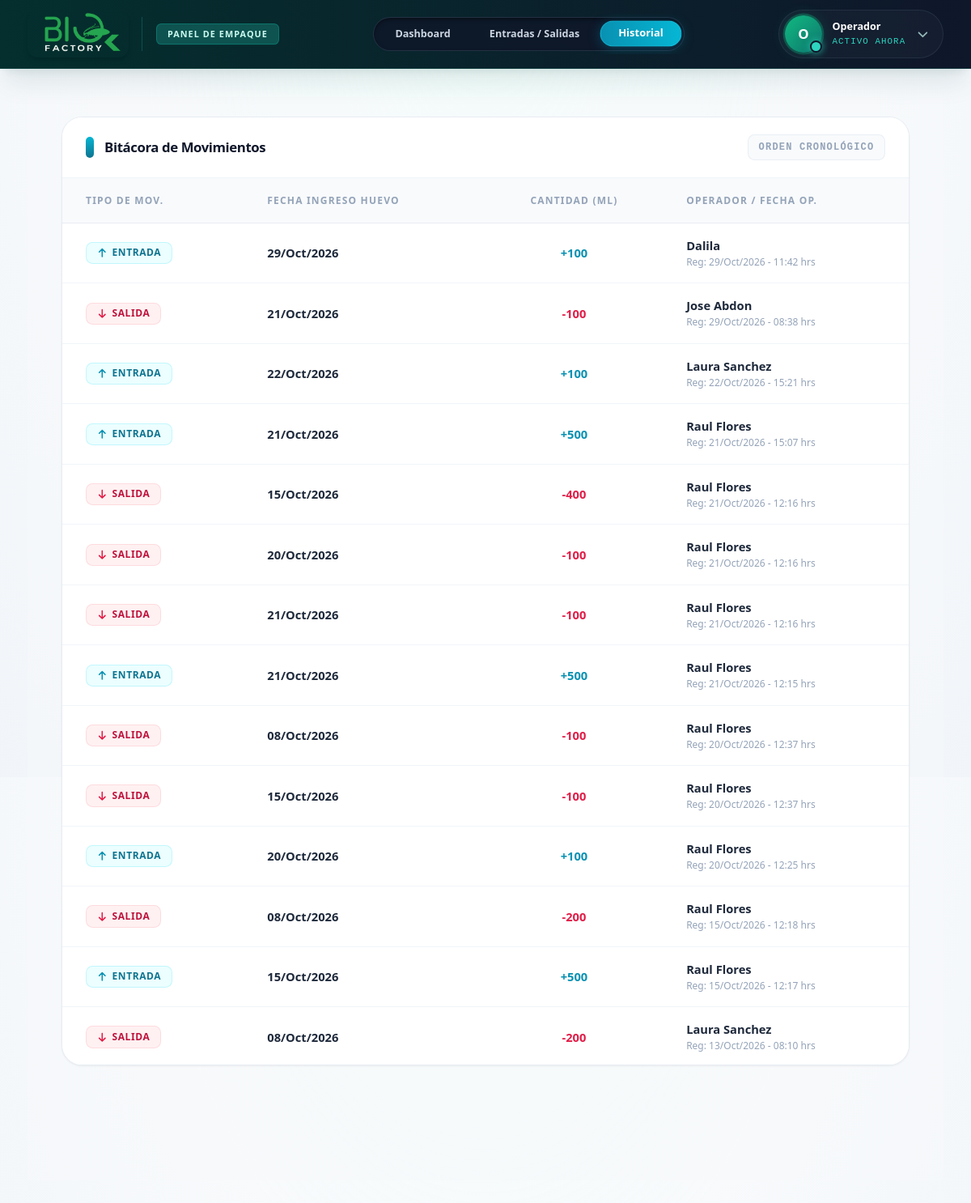
Page /empaque/historial on the committed database.
### tables this page shows
CREATE TABLE EMP_HISTORIAL_HUEVO (
    id_movimiento INTEGER PRIMARY KEY AUTOINCREMENT,
    id_recepcion INTEGER, -- Para saber de qué lote exacto se sacó o metió huevo
    tipo_movimiento VARCHAR(20), -- 'ENTRADA' o 'SALIDA'
    cantidad DECIMAL(10,2),
    fecha_movimiento DATETIME DEFAULT CURRENT_TIMESTAMP,
    id_operador INTEGER
);

CREATE TABLE USUARIOS (
    id_usuario INTEGER PRIMARY KEY AUTOINCREMENT,
    id_area INTEGER,
    nombre_usuario VARCHAR(150) NOT NULL,
    puesto VARCHAR(100),
    nip_firma VARCHAR(50)
, estatus TEXT DEFAULT 'Activo');

### routes/empaque.py (the view)
@empaque_bp.route('/historial')
def historial_empaque():
  conn = get_db_connection()
  cursor = conn.cursor()
  cursor.execute("""
        SELECT H.tipo_movimiento, H.cantidad, H.fecha_movimiento,
               I.fecha_ingreso as fecha_lote_afectado, U.nombre_usuario
        FROM EMP_HISTORIAL_HUEVO H
        JOIN EMP_INVENTARIO_HUEVO I ON H.id_recepcion = I.id_recepcion
        JOIN USUARIOS U ON H.id_operador = U.id_usuario
        ORDER BY H.fecha_movimiento DESC
        LIMIT 50
    """)
  movimientos_crud = cursor.fetchall()
  movimientos = []
  for mov in movimientos_crud:
    f_mov = datetime.strptime(mov['fecha_movimiento'], '%Y-%m-%d %H:%M:%S')
    f_lote = datetime.strptime(
        mov['fecha_lote_afectado'], '%Y-%m-%d %H:%M:%S'
    )
    movimientos.append({
        'tipo': mov['tipo_movimiento'],
        'cantidad': mov['cantidad'],
        'fecha_lote': f_lote.strftime('%d/%b/%Y'),
        'operador': mov['nombre_usuario'],
        'fecha_op': f_mov.strftime('%d/%b/%Y - %H:%M hrs'),
    })
  conn.close()
  return render_template('empaque/historial.html', movimientos=movimientos)

### database.py (called while the page is built)
def get_db_connection():
    base_dir = os.path.abspath(os.path.dirname(__file__))
    db_path = os.path.join(base_dir, DATABASE)
    print(f"\n[BD INFO] Intentando abrir: {db_path}")
    conn = sqlite3.connect(db_path)
    conn.row_factory = sqlite3.Row
    cursor = conn.cursor()
    cursor.execute("SELECT name FROM sqlite_master WHERE type='table';")
    tablas = cursor.fetchall()
    print(f"[BD INFO] Tablas encontradas: {[t['name'] for t in tablas]}\n")
    return conn

### templates/empaque/historial.html (shortened to what this page needs)
{% extends "empaque/base_empaque.html" %}
{% block navbar_menu %}
<div id="pillMenuContainer"
    class="w-full max-w-full overflow-x-auto hide-scroll flex justify-start sm:justify-center px-4 py-1">
    <div
        class="inline-flex items-center gap-1 p-1 bg-slate-900/80 rounded-full border border-slate-700/60 backdrop-blur-md shadow-inner shadow-black/40 flex-nowrap min-w-max">
        <a href="{{ url_for('empaque.dashboard_empaque') }}"
            class="flex items-center gap-1.5 px-4 sm:px-5 py-1.5 rounded-full text-[11px] sm:text-xs font-bold text-slate-300 hover:text-white hover:bg-slate-800/70 transition-all duration-200 whitespace-nowrap border border-transparent">
            Dashboard
        </a>
        <a href="{{ url_for('empaque.inventario_empaque') }}"
            class="flex items-center gap-1.5 px-4 sm:px-5 py-1.5 rounded-full text-[11px] sm:text-xs font-bold text-slate-300 hover:text-white hover:bg-slate-800/70 transition-all duration-200 whitespace-nowrap border border-transparent">
            Entradas / Salidas
        </a>
        <a id="activePill" href="{{ url_for('empaque.historial_empaque') }}"
            class="flex items-center gap-1.5 px-4 sm:px-5 py-1.5 rounded-full text-[11px] sm:text-xs font-black text-white bg-gradient-to-r from-cyan-600 to-cyan-500 shadow-[0_2px_12px_rgba(8,145,178,0.35)] border border-cyan-400/40 scale-[1.03] transition-all duration-200 cursor-default whitespace-nowrap">
            Historial
        </a>
    </div>
</div>
{% endblock %}
{% block content %}
<main class="flex-1 overflow-y-auto px-6 pt-6 pb-10 lg:px-10 bg-slate-50/50">
    <div class="w-full max-w-6xl mx-auto flex flex-col gap-5 pb-16 mb-8 animate-fade-in-up">
        <div class="bg-white rounded-3xl shadow-sm border border-slate-200/80 overflow-hidden">
            <div class="bg-white px-7 py-5 border-b border-slate-100 flex justify-between items-center">
                <h2 class="text-base font-black text-slate-900 tracking-tight flex items-center gap-3">
                    <div class="w-2.5 h-6 bg-gradient-to-b from-cyan-500 to-cyan-700 rounded-full shadow-2xs"></div>
                    Bitácora de Movimientos
                </h2>
                <span
                    class="text-[10px] text-slate-400 font-mono font-bold uppercase tracking-widest bg-slate-50 border border-slate-200/60 px-3 py-1.5 rounded-lg hidden sm:block">Orden
                    Cronológico</span>
            </div>
            <div class="overflow-x-auto overflow-y-auto max-h-[55vh]" id="scrollTable">
                <table class="min-w-full text-left text-sm border-collapse">
                    <thead class="bg-slate-50/90 sticky top-0 z-10 border-b border-slate-200/80 backdrop-blur-md">
                        <tr>
                            <th class="px-7 py-4 text-[10px] font-black uppercase tracking-widest text-slate-400">Tipo
                                de Mov.</th>
                            <th class="px-6 py-4 text-[10px] font-black uppercase tracking-widest text-slate-400">Fecha
                                Ingreso Huevo</th>
                            <th
                                class="px-6 py-4 text-center text-[10px] font-black uppercase tracking-widest text-slate-400">
                                Cantidad (ml)</th>
                            <th
                                class="px-7 py-4 text-left text-[10px] font-black uppercase tracking-widest text-slate-400">
                                Operador / Fecha Op.</th>
                        </tr>
                    </thead>
                    <tbody class="divide-y divide-slate-100 bg-white text-xs">
                        {% if movimientos %}
                        {% for mov in movimientos %}
                        <tr class="hover:bg-slate-50/80 transition-colors group">
                            <td class="px-7 py-4 whitespace-nowrap">
                                {% if mov.tipo == 'ENTRADA' %}
                                <div
                                    class="inline-flex items-center gap-1.5 px-3 py-1 rounded-lg text-[10px] font-black bg-cyan-50 text-cyan-700 border border-cyan-200/60 uppercase tracking-wider">
                                    <svg class="w-3 h-3 text-cyan-600" fill="none" stroke="currentColor"
                                        viewBox="0 0 24 24">
                                        <path stroke-linecap="round" stroke-linejoin="round" stroke-width="3"
                                            d="M5 10l7-7m0 0l7 7m-7-7v18"></path>
                                    </svg>
                                    Entrada
                                </div>
                                {% else %}
                                <div
                                    class="inline-flex items-center gap-1.5 px-3 py-1 rounded-lg text-[10px] font-black bg-rose-50 text-rose-700 border border-rose-200/60 uppercase tracking-wider">
                                    <svg class="w-3 h-3 text-rose-600" fill="none" stroke="currentColor"
                                        viewBox="0 0 24 24">
                                        <path stroke-linecap="round" stroke-linejoin="round" stroke-width="3"
                                            d="M19 14l-7 7m0 0l-7-7m7 7V3"></path>
                                    </svg>
                                    Salida
                                </div>
                                {% endif %}
                            </td>
                            <td class="px-6 py-4 font-black text-slate-800 text-sm whitespace-nowrap">
                                {{ mov.fecha_lote }}
                            </td>
                            <td
                                class="px-6 py-4 text-center text-sm font-black whitespace-nowrap {% if mov.tipo == 'ENTRADA' %} text-cyan-600 {% else %} text-rose-600 {% endif %}">
                                {% if mov.tipo == 'ENTRADA' %}+{% else %}-{% endif %}{{ mov.cantidad }}
                            </td>
                            <td class="px-7 py-4 whitespace-nowrap">
                                <div class="font-bold text-slate-800 text-sm">{{ mov.operador }}</div>
                                <div class="text-[10px] text-slate-400 font-medium mt-0.5">Reg: {{ mov.fecha_op }}</div>
                            </td>
                        </tr>
                        {% endfor %}
                        {% endif %}
                    </tbody>
                </table>
            </div>
        </div>
    </div>
</main>
{% endblock %}

### templates/empaque/base_empaque.html (style rules this page uses)
html { scroll-behavior: smooth; font-size: 14px; }
.hide-scroll { -ms-overflow-style: none; scrollbar-width: none; }
@media (min-width: 1024px) { html { zoom: 120%; } }

### templates/empaque/historial.html (style rules this page uses)
.animate-fade-in-up { animation: fadeInUp 0.6s cubic-bezier(0.16, 1, 0.3, 1) forwards; }

### rows in the picture
EMP_HISTORIAL_HUEVO: tipo_movimiento "ENTRADA" (drawn), fecha_lote "29/Oct/2026", cantidad "100", operador "Dalila", fecha_op "29/Oct/2026 - 11:42 hrs"
EMP_HISTORIAL_HUEVO: tipo_movimiento "SALIDA" (drawn), fecha_lote "21/Oct/2026", cantidad "100", operador "Jose Abdon", fecha_op "29/Oct/2026 - 08:38 hrs"
EMP_HISTORIAL_HUEVO: tipo_movimiento "ENTRADA" (drawn), fecha_lote "22/Oct/2026", cantidad "100", operador "Laura Sanchez", fecha_op "22/Oct/2026 - 15:21 hrs"
EMP_HISTORIAL_HUEVO: tipo_movimiento "ENTRADA" (drawn), fecha_lote "21/Oct/2026", cantidad "500", operador "Raul Flores", fecha_op "21/Oct/2026 - 15:07 hrs"
EMP_HISTORIAL_HUEVO: tipo_movimiento "SALIDA" (drawn), fecha_lote "15/Oct/2026", cantidad "400", operador "Raul Flores", fecha_op "21/Oct/2026 - 12:16 hrs"
EMP_HISTORIAL_HUEVO: tipo_movimiento "SALIDA" (drawn), fecha_lote "20/Oct/2026", cantidad "100", operador "Raul Flores", fecha_op "21/Oct/2026 - 12:16 hrs"
EMP_HISTORIAL_HUEVO: tipo_movimiento "SALIDA" (drawn), fecha_lote "21/Oct/2026", cantidad "100", operador "Raul Flores", fecha_op "21/Oct/2026 - 12:16 hrs"
EMP_HISTORIAL_HUEVO: tipo_movimiento "ENTRADA" (drawn), fecha_lote "21/Oct/2026", cantidad "500", operador "Raul Flores", fecha_op "21/Oct/2026 - 12:15 hrs"
EMP_HISTORIAL_HUEVO: tipo_movimiento "SALIDA" (drawn), fecha_lote "08/Oct/2026", cantidad "100", operador "Raul Flores", fecha_op "20/Oct/2026 - 12:37 hrs"
EMP_HISTORIAL_HUEVO: tipo_movimiento "SALIDA" (drawn), fecha_lote "15/Oct/2026", cantidad "100", operador "Raul Flores", fecha_op "20/Oct/2026 - 12:37 hrs"
EMP_HISTORIAL_HUEVO: tipo_movimiento "ENTRADA" (drawn), fecha_lote "20/Oct/2026", cantidad "100", operador "Raul Flores", fecha_op "20/Oct/2026 - 12:25 hrs"
EMP_HISTORIAL_HUEVO: tipo_movimiento "SALIDA" (drawn), fecha_lote "08/Oct/2026", cantidad "200", operador "Raul Flores", fecha_op "15/Oct/2026 - 12:18 hrs"
EMP_HISTORIAL_HUEVO: tipo_movimiento "ENTRADA" (drawn), fecha_lote "15/Oct/2026", cantidad "500", operador "Raul Flores", fecha_op "15/Oct/2026 - 12:17 hrs"
EMP_HISTORIAL_HUEVO: tipo_movimiento "SALIDA" (drawn), fecha_lote "08/Oct/2026", cantidad "200", operador "Laura Sanchez", fecha_op "13/Oct/2026 - 08:10 hrs"

### other values in the picture
{{ session.get('nombre', 'O')[0]|upper if session.get('nombre') else 'O' }} "O"
{{ session.get('nombre', 'Operador') }} "Operador"
